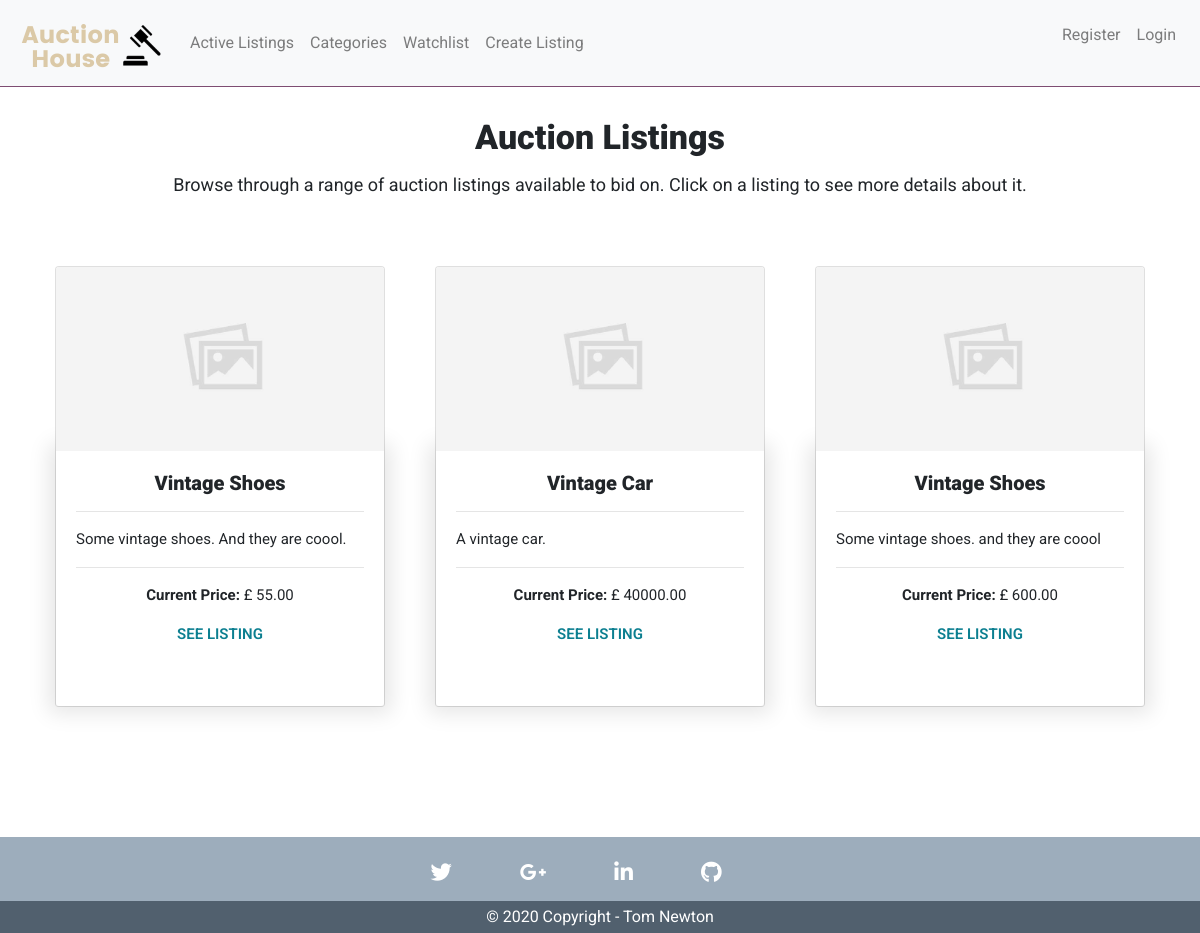
Before: / with the older database file.
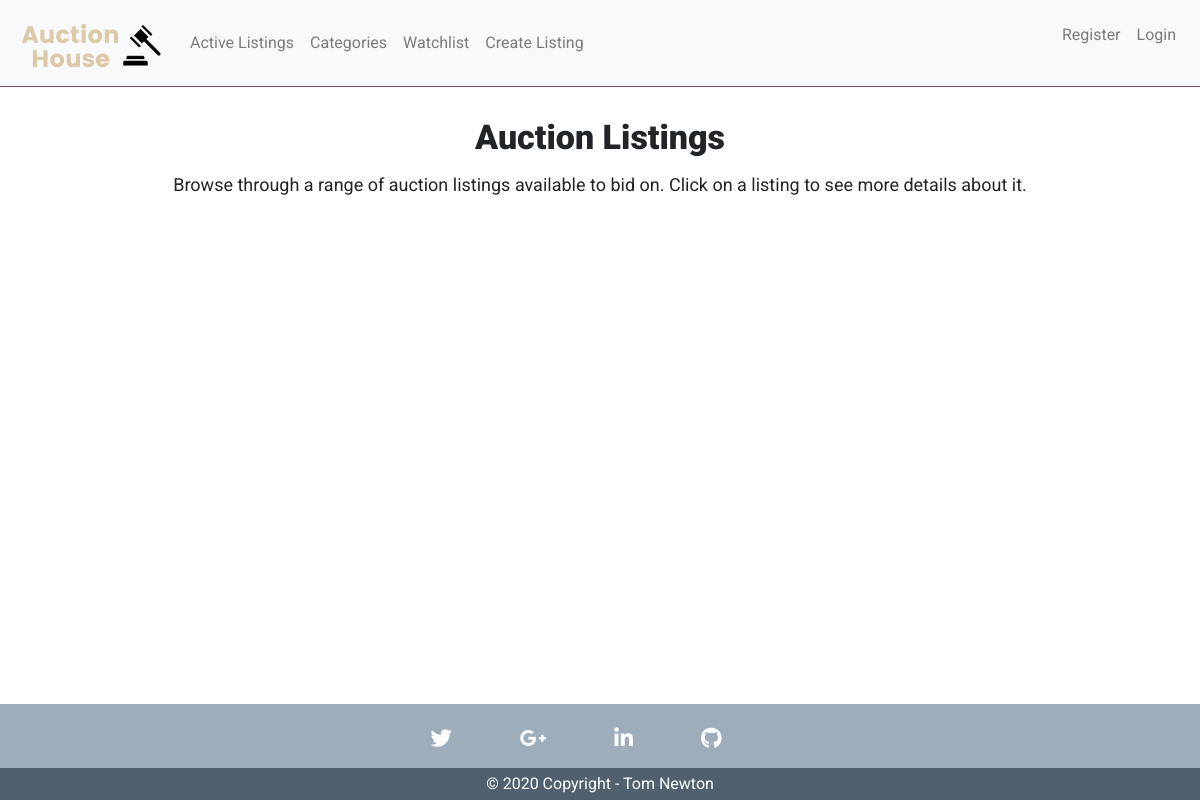
After: the same page with the newer database file.
### auctions/models.py (models this page shows, shortened)
class Auction(models.Model):
    user = models.ForeignKey(User, on_delete=models.CASCADE, default=None)
    title = models.CharField(max_length=120)
    description = models.TextField(max_length=220, null=True)
    image_url = models.URLField(max_length=600, default=None)
    category = models.CharField(max_length=120, default='uncategorised')
    price = models.DecimalField(decimal_places=2, max_digits=100, default=None)
    date = models.DateTimeField(auto_now_add=True)
    end_date = models.DateField()
    status = models.CharField(max_length=6, default="Open")
    highest_bid = models.DecimalField(decimal_places=2, max_digits=100, null=True, default=0)
    highest_bidder = models.CharField(max_length=200, default=None, blank=True)

### auctions/views.py (the view)
# urls.py: path("", views.index, name="index"),
def index(request):
    auctions = Auction.objects.all()
    context = {
        'auctions': auctions,
    }
    return render(request, "auctions/index.html", context)

### auctions/templates/auctions/index.html (shortened to what this page needs)
{% extends "auctions/layout.html" %}
{% load static %}
{% block body %}
<section id="auction_listings">
    <div class="title">
        <h1>Auction Listings</h1>
        <p>Browse through a range of auction listings available to bid on. Click on a listing to see more details about it.</p>
    </div>
    <div class="container my-container">
        <div class="row my-row mt-5 mb-5">
            {% for auction in auctions %}
            <div class="col-md-4 col-sm-6 my-col mb-5">
                <div class="card text-center h-100">
                    <div class="embed-responsive embed-responsive-16by9">
                        <img alt="Card image cap" class="card-img-top embed-responsive-item" src="{{auction.image_url}}" onerror="this.onerror=null;this.src='{% static "auctions/images/placeholderimage.png" %}';" alt="">
                     </div>
                    <div class="card-body">
                      <h4 class="card-title">{{auction.title}}</h4>
                      <hr>
                      <p class="card-text text-justify">{{auction.description}}</p>
                      <hr>
                      <p class="card-text"><b>Current Price: </b>£
                      {% if auction.price > auction.highest_bid%}
                        {{ auction.price }}
                        {% else %}
                            {{ auction.highest_bid }}
                        {% endif %}
                        </p>
                        <a class="stretched-link" href="{% url 'listing' auction.id %}">SEE LISTING</a>
                    </div>
                </div>
            </div>
            {% endfor %}
    </div>
</section>
{% endblock %}

Changed rows visible on the page:
removed Auction: title "Vintage Shoes", description "Some vintage shoes. And they are coool.", price "55.00"
removed Auction: title "Vintage Car", description "A vintage car.", price "40000.00"
removed Auction: title "Vintage Shoes", description "Some vintage shoes. and they are coool", highest_bid "600.00"
